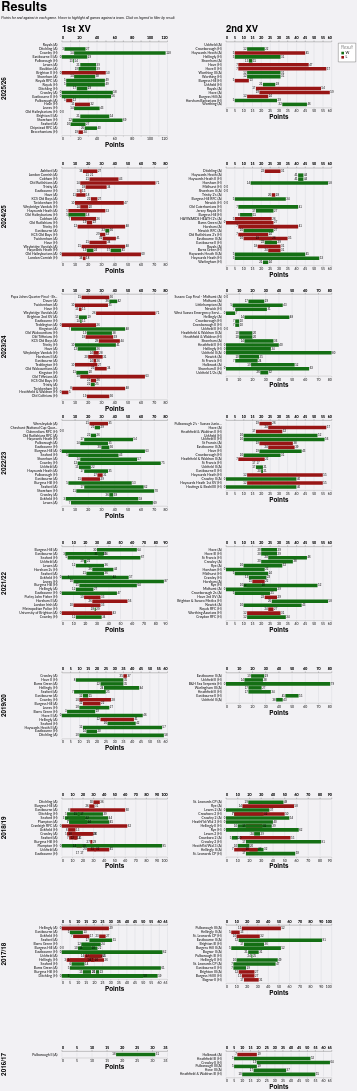

Here is the Vega-Lite specification saved for this chart:
### Vega-Lite specification from a JSON file in a GitHub repository (floating-point values rounded to 4 significant figures; data arrays with more than 128 entries replaced by an {"elided": "..."} marker saying what was removed)
{"config": {"axis": {"labelFont": "Lato, sans-serif", "titleFont": "PT Sans Narrow, Helvetica Neue, Helvetica, Arial, sans-serif", "labelFontSize": 13, "titleFontSize": 24, "gridColor": "#202947", "gridOpacity": 0.2}, "header": {"labelFont": "PT Sans Narrow, Helvetica Neue, Helvetica, Arial, sans-serif", "titleFont": "PT Sans Narrow, Helvetica Neue, Helvetica, Arial, sans-serif", "labelFontSize": 24, "titleFontSize": 28, "labelFontWeight": "bold", "orient": "left"}, "legend": {"labelFont": "Lato, sans-serif", "titleFont": "PT Sans Narrow, Helvetica Neue, Helvetica, Arial, sans-serif", "labelFontSize": 14, "titleFontSize": 16, "titlePadding": 5, "fillColor": "white", "strokeColor": "black", "padding": 10, "titleFontWeight": "lighter", "titleFontStyle": "italic", "titleColor": "gray", "offset": 10}, "title": {"font": "PT Sans Narrow, Helvetica Neue, Helvetica, Arial, sans-serif", "fontSize": 48, "fontWeight": "bold", "anchor": "start", "align": "center", "titlePadding": 20, "subtitlePadding": 10, "subtitleFontSize": 13, "subtitleColor": "", "subtitleFontStyle": "italic", "offset": 15, "color": "black"}, "axisX": {"labelAngle": 0}, "facet": {"title": null, "header": null, "align": {"row": "each", "column": "each"}}, "resolve": {"scale": {"y": "independent", "facet": "independent"}}, "background": "#f2f1f4", "view": {"strokeWidth": 0}}, "data": {"name": "data-cd3f7168ee668a597f711027a16431cd"}, "facet": {"column": {"field": "squad", "header": {"labelAnchor": "start", "labelExpr": "datum.value + ' XV'", "labelFontSize": 36, "title": null}, "title": null, "type": "nominal"}, "row": {"field": "season", "sort": {"field": "season", "order": "descending"}, "title": null, "type": "nominal"}}, "spec": {"layer": [{"mark": {"type": "bar"}, "encoding": {"color": {"field": "result", "legend": {"orient": "right", "title": "Result", "titleOrient": "top"}, "scale": {"domain": ["W", "L"], "range": ["#146f14", "#981515"]}, "type": "nominal"}, "detail": {"field": "game_id", "type": "nominal"}, "opacity": {"condition": {"param": "param_6", "value": 1.0, "empty": true}, "value": 0.2}, "x": {"axis": {"offset": 5, "orient": "bottom"}, "field": "pf", "title": "Points", "type": "quantitative"}, "x2": {"field": "pa"}, "y": {"axis": {"domain": false, "grid": false, "offset": 15, "ticks": false, "title": null}, "field": "game_label", "sort": {"field": "date", "order": "descending"}, "title": null, "type": "nominal"}}, "name": "view_2"}, {"mark": {"type": "text", "align": "right", "dx": -2, "dy": 0}, "encoding": {"color": {"value": "black"}, "detail": {"field": "game_id", "type": "nominal"}, "opacity": {"condition": {"param": "param_6", "value": 1.0, "empty": true}, "value": 0.2}, "text": {"field": "loser", "type": "nominal"}, "x": {"axis": {"offset": 5, "orient": "top"}, "field": "loser", "title": null, "type": "quantitative"}, "y": {"axis": {"domain": false, "grid": false, "offset": 15, "ticks": false, "title": null}, "field": "game_label", "sort": {"field": "date", "order": "descending"}, "title": null, "type": "nominal"}}}, {"mark": {"type": "text", "align": "left", "dx": 2, "dy": 0}, "encoding": {"color": {"value": "black"}, "detail": {"field": "game_id", "type": "nominal"}, "opacity": {"condition": {"param": "param_6", "value": 1.0, "empty": true}, "value": 0.2}, "text": {"field": "winner", "type": "nominal"}, "x": {"axis": {"offset": 5, "orient": "top"}, "field": "winner", "title": null, "type": "quantitative"}, "y": {"axis": {"domain": false, "grid": false, "offset": 15, "ticks": false, "title": null}, "field": "game_label", "sort": {"field": "date", "order": "descending"}, "title": null, "type": "nominal"}}}], "height": {"step": 15}, "transform": [{"filter": {"param": "param_7", "empty": true}}], "width": 400}, "params": [{"name": "param_6", "select": {"type": "point", "clear": "mouseout", "fields": ["opposition"], "on": "hover"}, "views": ["view_2"]}, {"name": "param_7", "select": {"type": "point", "fields": ["result"]}, "views": ["view_2"]}], "resolve": {"scale": {"x": "independent", "y": "independent"}}, "spacing": 10, "title": {"text": "Results", "subtitle": "Points for and against in each game. Hover to highlight all games against a team. Click on legend to filter by result."}, "$schema": "https://vega.github.io/schema/vega-lite/v5.20.1.json", "datasets": {"data-cd3f7168ee668a597f711027a16431cd": {"elided": "315 records"}}}
